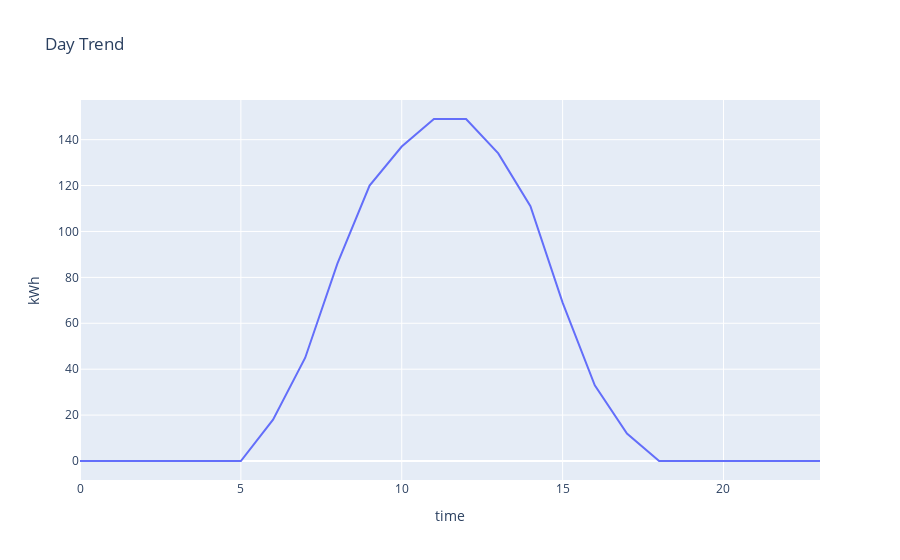

The code cell stored with this chart in its notebook:
### Markdown cell above
- X, Y軸加入好的命名方式

### Code cell
import plotly.express as px
import pandas as pd

df = pd.DataFrame(dict(
    time = data['hour'],
    kWh = data['total_e']
))
fig = px.line(df, x="time", y="kWh", title="Day Trend") 
fig.show()

### Figure 1 — Plotly figure (JSON) as saved in the notebook; plotly's stock layout.template omitted (floating-point values rounded to 4 significant figures)
{"data": [{"hovertemplate": "time=%{x}<br>kWh=%{y}<extra></extra>", "legendgroup": "", "line": {"color": "#636efa", "dash": "solid"}, "marker": {"symbol": "circle"}, "mode": "lines", "name": "", "orientation": "v", "showlegend": false, "type": "scatter", "x": [0, 1, 2, 3, 4, 5, 6, 7, 8, 9, 10, 11, 12, 13, 14, 15, 16, 17, 18, 19, 20, 21, 22, 23], "xaxis": "x", "y": [0, 0, 0, 0, 0, 0, 18, 45, 86, 120, 137, 149, 149, 134, 111, 69, 33, 12, 0, 0, 0, 0, 0, 0], "yaxis": "y"}], "layout": {"autosize": true, "legend": {"tracegroupgap": 0}, "title": {"text": "Day Trend"}, "xaxis": {"anchor": "y", "autorange": true, "domain": [0, 1], "range": [0, 23], "title": {"text": "time"}, "type": "linear"}, "yaxis": {"anchor": "x", "autorange": true, "domain": [0, 1], "range": [-8.278, 157.3], "title": {"text": "kWh"}, "type": "linear"}}}
